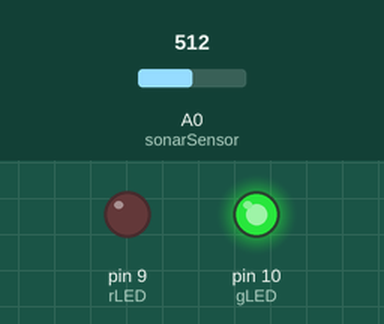
The sketch below on a simulated Arduino Uno, built with avr-gcc and run on an emulated ATmega328P. Parts: output pins drawn as LEDs (lit = HIGH). Inputs (shaded band) come from the test bench; at power-on: A0 (sonarSensor) = 512.

Above: at 1.2 s.
1.3 s: A0 (sonarSensor) set to 17
2.8 s: A0 (sonarSensor) set to 13
At 3.3 s:
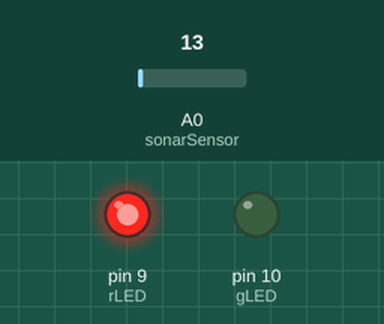
4.3 s: A0 (sonarSensor) set to 59
5.8 s: A0 (sonarSensor) set to 71
At 6.7 s:
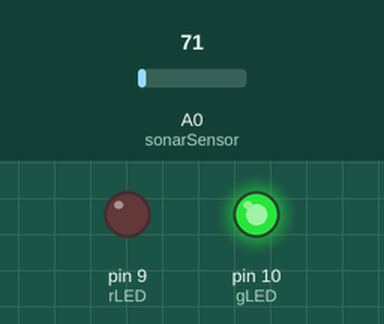
7.3 s: A0 (sonarSensor) set to 0
At 7.9 s:
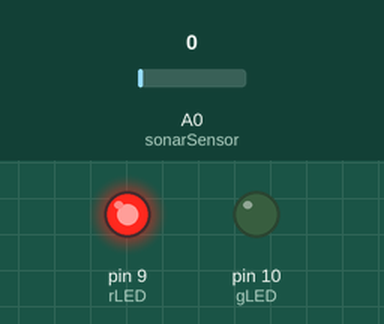
Timing chart, 0 to 9.8 s (numbered marks = the images above; inputs shaded):
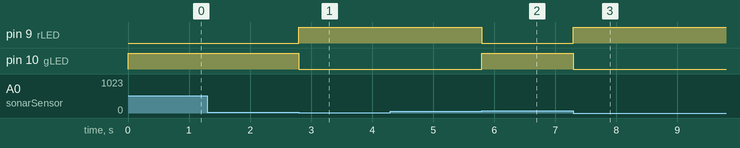

The sketch:

Lab2Part3Analog.ino
```cpp
const int gLED = 10;
const int rLED = 9;
const int sonarSensor = 0;

//need some sort of distance or bound for sensor to detect
//lower bound means the object is closer
//upper bound means the object is farther
const int lowerBound = 15; //cm
const int upperBound = 65; //cm

int val = 0;

void setup()
{
  pinMode(gLED, OUTPUT);
  pinMode(rLED, OUTPUT);
}

void loop()
{
  val = analogRead(sonarSensor);

  if (val <= lowerBound)
  {
    digitalWrite(gLED, LOW);
    digitalWrite(rLED, HIGH);
  }
  else if (val >= upperBound)
  {
    digitalWrite(gLED, HIGH);
    digitalWrite(rLED, LOW);
  }
}
```

Measured:
- the behaviour switches between 16 and 15 on A0 (sonarSensor) (found by bisection; images 0 and 1)
- the behaviour switches between 64 and 65 on A0 (sonarSensor) (found by bisection; images 1 and 2)
- after the input at 1.3 s, every drawn part: stays the same
- after the input at 2.8 s, pin 9 (rLED): LOW → HIGH at once; pin 10 (gLED): HIGH → LOW at once
- after the input at 4.3 s, every drawn part: stays the same
- after the input at 5.8 s, pin 9 (rLED): HIGH → LOW at once; pin 10 (gLED): LOW → HIGH at once
- after the input at 7.3 s, pin 9 (rLED): LOW → HIGH at once; pin 10 (gLED): HIGH → LOW at once
